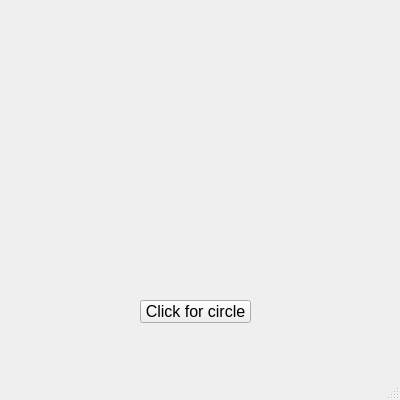
<?xml version="1.0" encoding="UTF-8"?>
<ui version="4.0">
 <class>MainWindow</class>
 <widget class="QMainWindow" name="MainWindow">
  <property name="geometry">
   <rect>
    <x>0</x>
    <y>0</y>
    <width>400</width>
    <height>400</height>
   </rect>
  </property>
  <property name="windowTitle">
   <string>MainWindow</string>
  </property>
  <widget class="QWidget" name="centralwidget">
   <widget class="QPushButton" name="pushButton">
    <property name="geometry">
     <rect>
      <x>140</x>
      <y>300</y>
      <width>111</width>
      <height>23</height>
     </rect>
    </property>
    <property name="font">
     <font>
      <pointsize>12</pointsize>
     </font>
    </property>
    <property name="text">
     <string>Click for circle</string>
    </property>
   </widget>
  </widget>
  <widget class="QMenuBar" name="menubar">
   <property name="geometry">
    <rect>
     <x>0</x>
     <y>0</y>
     <width>400</width>
     <height>21</height>
    </rect>
   </property>
  </widget>
  <widget class="QStatusBar" name="statusbar"/>
 </widget>
 <resources/>
 <connections/>
</ui>
